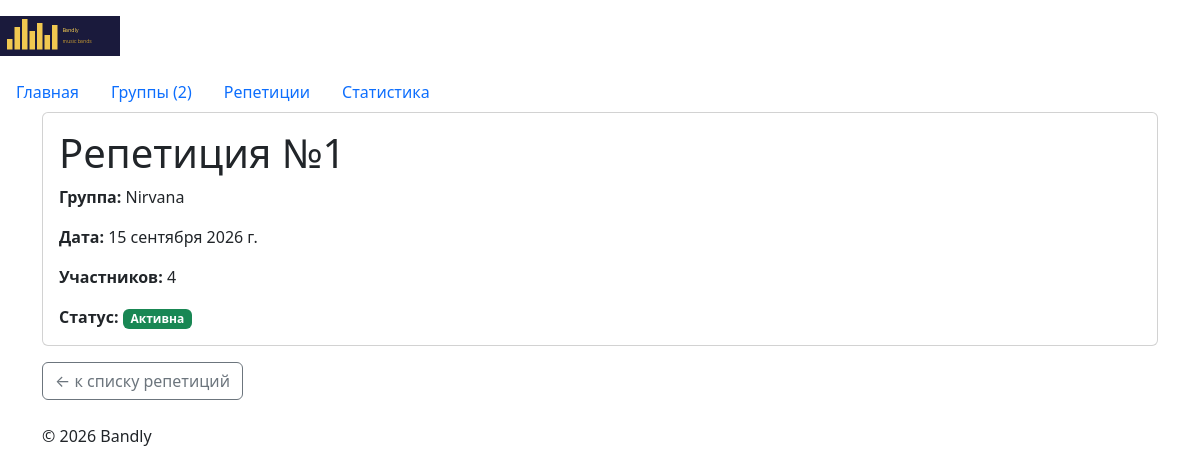
Screenshot of /rehearsals/1/ with the database file from the repository.
### rehearsals/models.py (models this page shows, shortened)
class Rehearsal(models.Model):
    class Status(models.TextChoices):
        ACTIVE = "active", "Активна"
        CANCELLED = "cancelled", "Отменена"
        COMPLETED = "completed", "Завершена"
    band = models.ForeignKey(
        "bands.Band",
        on_delete=models.PROTECT,
        related_name="rehearsals",
        verbose_name="Группа",
    )
    rehearsal_date = models.DateField(
        verbose_name="Дата репетиции",
    )
    participants = models.PositiveIntegerField(
        default=0,
        verbose_name="Число участников",
        help_text="Укажите планируемое число участников репетиции.",
    )
    status = models.CharField(
        max_length=12,
        choices=Status.choices,
        default=Status.ACTIVE,
        verbose_name="Статус репетиции",
    )
    objects = RehearsalManager()
    class Meta:
        ordering = ["rehearsal_date", "pk"]
        verbose_name = "Репетиция"
        verbose_name_plural = "Репетиции"

### bands/models.py (models this page shows, shortened)
class Band(models.Model):
    name = models.CharField(
        max_length=200,
        verbose_name="Название группы",
    )
    foundation_date = models.DateField(
        verbose_name="Дата основания",
    )
    required_instrument = models.CharField(
        max_length=200,
        verbose_name="Требуемый инструмент",
        help_text="Укажите инструмент, которого не хватает группе.",
    )
    is_active = models.BooleanField(
        default=True,
        verbose_name="Группа активна",
    )
    slug = models.SlugField(
        max_length=180,
        unique=True,
        editable=False,
        verbose_name="URL-идентификатор",
    )
    class Meta:
        ordering = ["name"]
        verbose_name = "Группа"
        verbose_name_plural = "Группы"

### rehearsals/views.py (the view)
def rehearsal_detail(request, rehearsal_id):
    rehearsal = get_object_or_404(
        Rehearsal.objects.select_related("band"),
        pk=rehearsal_id,
    )
    return render(
        request,
        "rehearsals/rehearsal_detail.html",
        {"rehearsal": rehearsal},
    )

### bands/context_processors.py (called while the page is built)
def band_context(request):
    bands_count = Band.objects.count()
    return {
        "site_name": "Bandly",
        "bands_count": bands_count,
    }

### rehearsals/templates/rehearsals/rehearsal_detail.html (shortened to what this page needs)
{% extends "base.html" %}
{% block content %}
 {% if rehearsal %}
 <div class="card">
  <div class="card-body">
   <h1 class="card-title">
    Репетиция №{{ rehearsal.id }}
   </h1>
   <p class="card-text">
    <strong>Группа:</strong>
    {{ rehearsal.band.name }}
   </p>
   <p class="card-text">
    <strong>Дата:</strong>
    {{ rehearsal.rehearsal_date }}
   </p>
   <p class="card-text">
    <strong>Участников:</strong>
    {{ rehearsal.participants }}
   </p>
   <p class="card-text">
    <strong>Статус:</strong>
    {% include "rehearsals/includes/rehearsal_status.html" %}
   </p>
  </div>
 </div>
 {% endif %}
 <a
 href="{% url 'rehearsals:list' %}"
 class="btn btn-outline-secondary mt-3"
 >
 ← к списку репетиций
 </a>
{% endblock %}

### homepage/static/homepage/css/style.css (style rules this page uses)
body { min-height: 100vh; }

### rows the page displays
Rehearsal: id "1", band.name "Nirvana", rehearsal_date "15 сентября 2026 г.", participants "4"

### other values shown
{{ bands_count }} "2"
{{ site_name|default:"Bandly" }} "Bandly"
